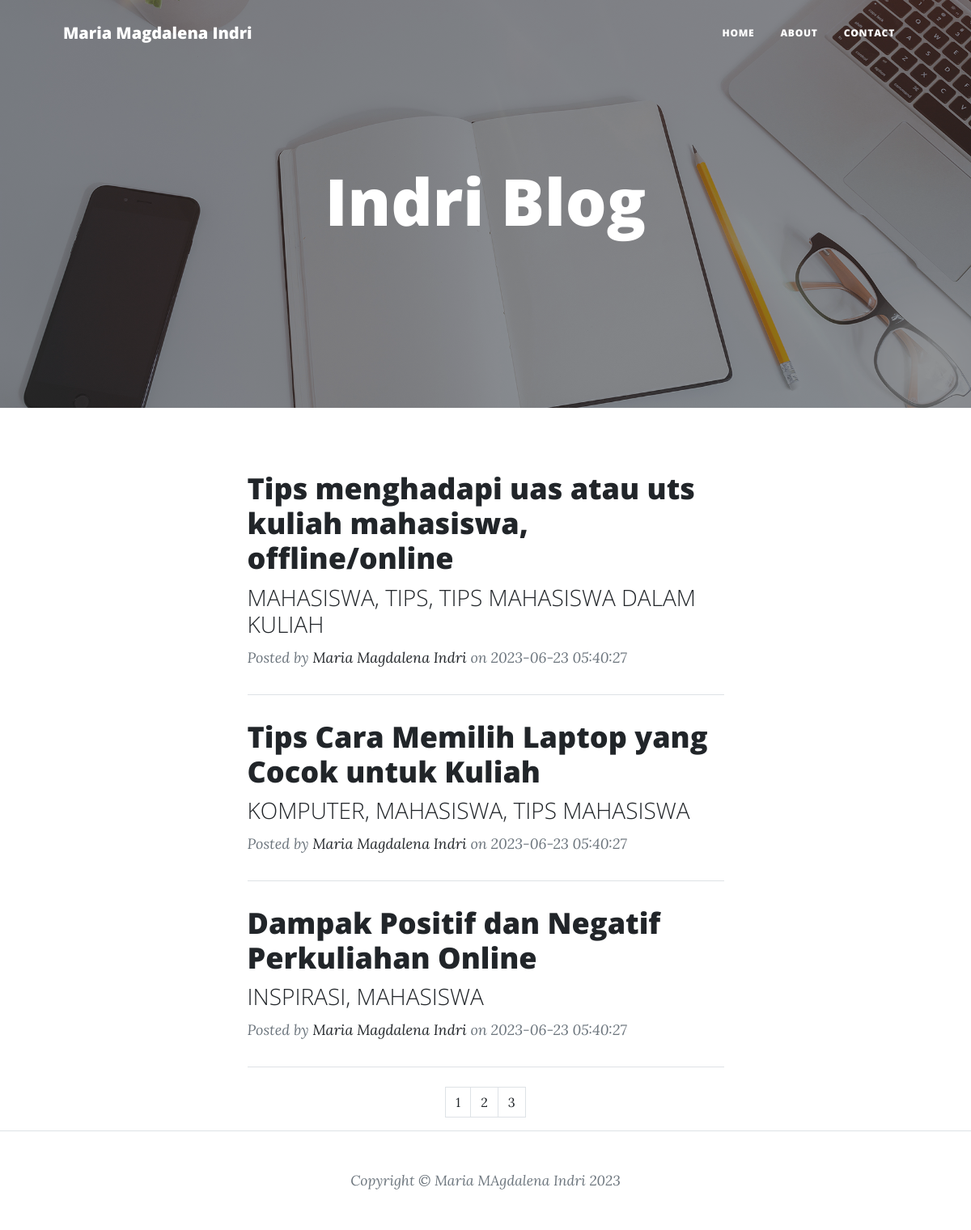
The page / on the database its author committed.
### tables this page shows
CREATE TABLE `blog` (
  `id` int(11) NOT NULL,
  `judul` varchar(255) NOT NULL,
  `subjudul` varchar(255) NOT NULL,
  `blog` longtext NOT NULL,
  `waktupost` timestamp NOT NULL DEFAULT current_timestamp(),
  `created_at` timestamp NOT NULL DEFAULT current_timestamp(),
  `update_at` timestamp NOT NULL DEFAULT current_timestamp() ON UPDATE current_timestamp()
);

### index.php (the view, shortened to what this page needs)
<!DOCTYPE html>
<html lang="en">
    <head>
        <link href="css/styles.css" rel="stylesheet" />
    </head>
    <body>
        <nav class="navbar navbar-expand-lg navbar-light" id="mainNav">
            <div class="container px-4 px-lg-5">
                <a class="navbar-brand" href="index.html">Maria Magdalena Indri</a>
                <div class="collapse navbar-collapse" id="navbarResponsive">
                    <ul class="navbar-nav ms-auto py-4 py-lg-0">
                        <li class="nav-item"><a class="nav-link px-lg-3 py-3 py-lg-4" href="index.php">Home</a></li>
                        <li class="nav-item"><a class="nav-link px-lg-3 py-3 py-lg-4" href="about.php">About</a></li>
                        <li class="nav-item"><a class="nav-link px-lg-3 py-3 py-lg-4" href="contact.php">Contact</a></li>
                    </ul>
                </div>
            </div>
        </nav>
        <header class="masthead" style="background-image: url('assets/img/home-bg.jpg')">
            <div class="container position-relative px-4 px-lg-5">
                <div class="row gx-4 gx-lg-5 justify-content-center">
                    <div class="col-md-10 col-lg-8 col-xl-7">
                        <div class="site-heading">
                            <h1>Indri Blog</h1>
                        </div>
                    </div>
                </div>
            </div>
        </header>
        <div class="container px-4 px-lg-5">
            <div class="row gx-4 gx-lg-5 justify-content-center">
                <div class="col-md-10 col-lg-8 col-xl-7">
                    <?php
                    include 'koneksi.php';
                    $batas = 3;
                    $halaman = isset($_GET['halaman'])?(int)$_GET['halaman'] : 1;
                    $halaman_awal = ($halaman>1) ? ($halaman * $batas) - $batas : 0;
                    $data = mysqli_query($koneksi,"select * from blog");
                    $jumlah_data = mysqli_num_rows($data);
                    $total_halaman = ceil($jumlah_data / $batas);
                    $data_blog = mysqli_query($koneksi,"select * from blog limit $halaman_awal, $batas");
                    while($d = mysqli_fetch_array($data_blog)){
                    ?>
                    <div class="post-preview">
                        <a href="post.php?id=<?php echo $d['id']; ?>">
                            <h2 class="post-title"><?php echo $d['judul']; ?></h2>
                            <h3 class="post-subtitle"><?php echo $d['subjudul']; ?></h3>
                        </a>
                        <p class="post-meta">
                            Posted by
                            <a href="#!">Maria Magdalena Indri</a>
                            on <?php echo $d['created_at']; ?>
                        </p>
                    </div>
                    <hr class="my-4" />
                        <?php
        }
        ?>
        <nav>
            <ul class="pagination justify-content-center">
                <?php
                for($x=1;$x<=$total_halaman;$x++){
                    ?>
                    <li class="page-item"><a class="page-link" href="?halaman=<?php echo $x ?>"><?php echo $x; ?></a></li>
                    <?php
                }
                ?>
            </ul>
        </nav>
                </div>
            </div>
        </div>
        <footer class="border-top">
            <div class="container px-4 px-lg-5">
                <div class="row gx-4 gx-lg-5 justify-content-center">
                    <div class="col-md-10 col-lg-8 col-xl-7">
                        <div class="small text-center text-muted fst-italic">Copyright &copy; Maria MAgdalena Indri 2023</div>
                    </div>
                </div>
            </div>
        </footer>
    </body>
</html>

### rows shown on the page
blog: judul "Tips menghadapi uas atau uts kuliah mahasiswa, offline/online", subjudul "MAHASISWA, TIPS, TIPS MAHASISWA DALAM KULIAH", created_at "2023-06-23 05:40:27"
blog: judul "Tips Cara Memilih Laptop yang Cocok untuk Kuliah", subjudul "KOMPUTER, MAHASISWA, TIPS MAHASISWA", created_at "2023-06-23 05:40:27"
blog: judul "Dampak Positif dan Negatif Perkuliahan Online", subjudul "INSPIRASI, MAHASISWA", created_at "2023-06-23 05:40:27"
